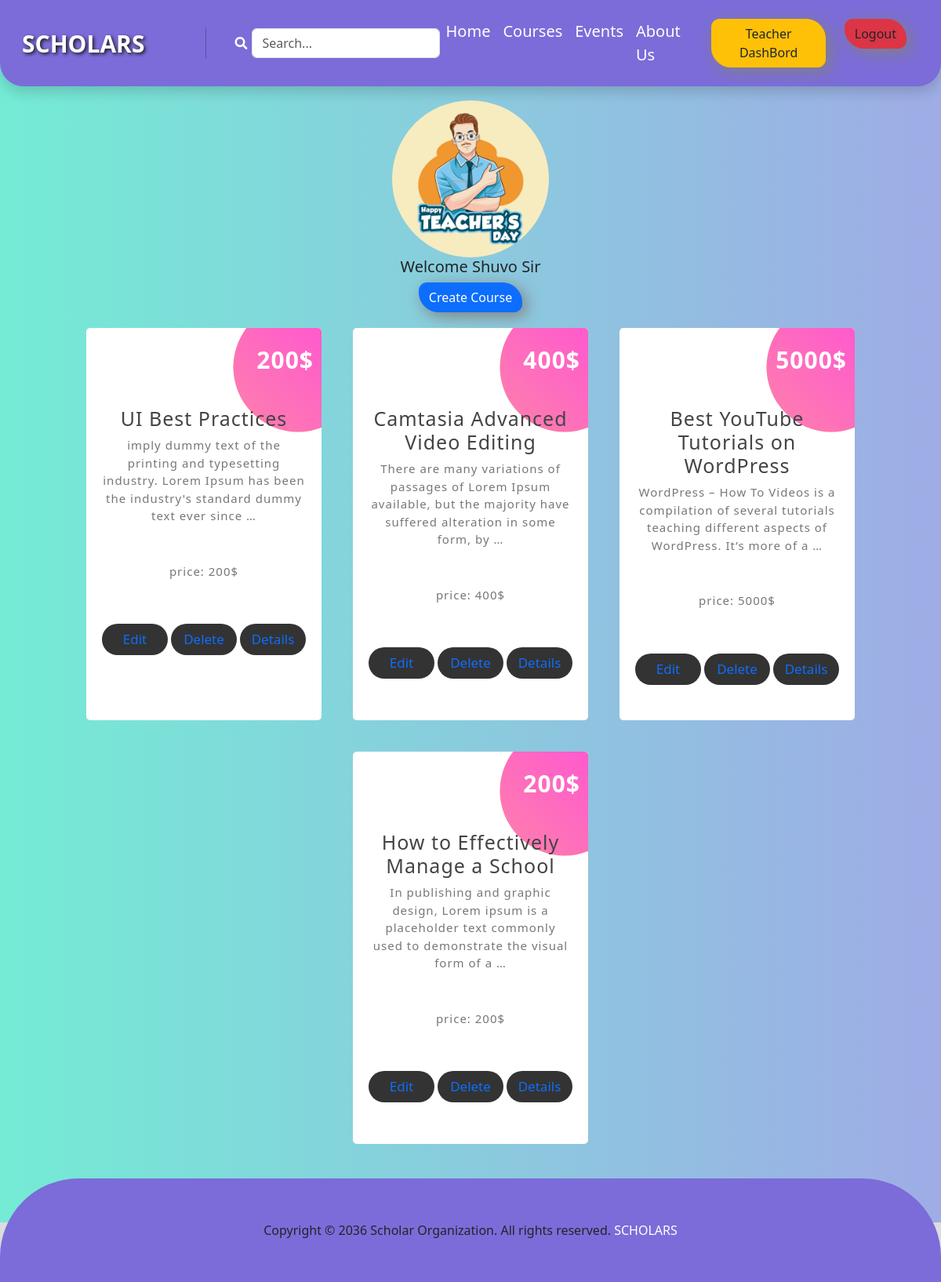
The page /course/teacher/ (signed in) on the database as committed earlier.
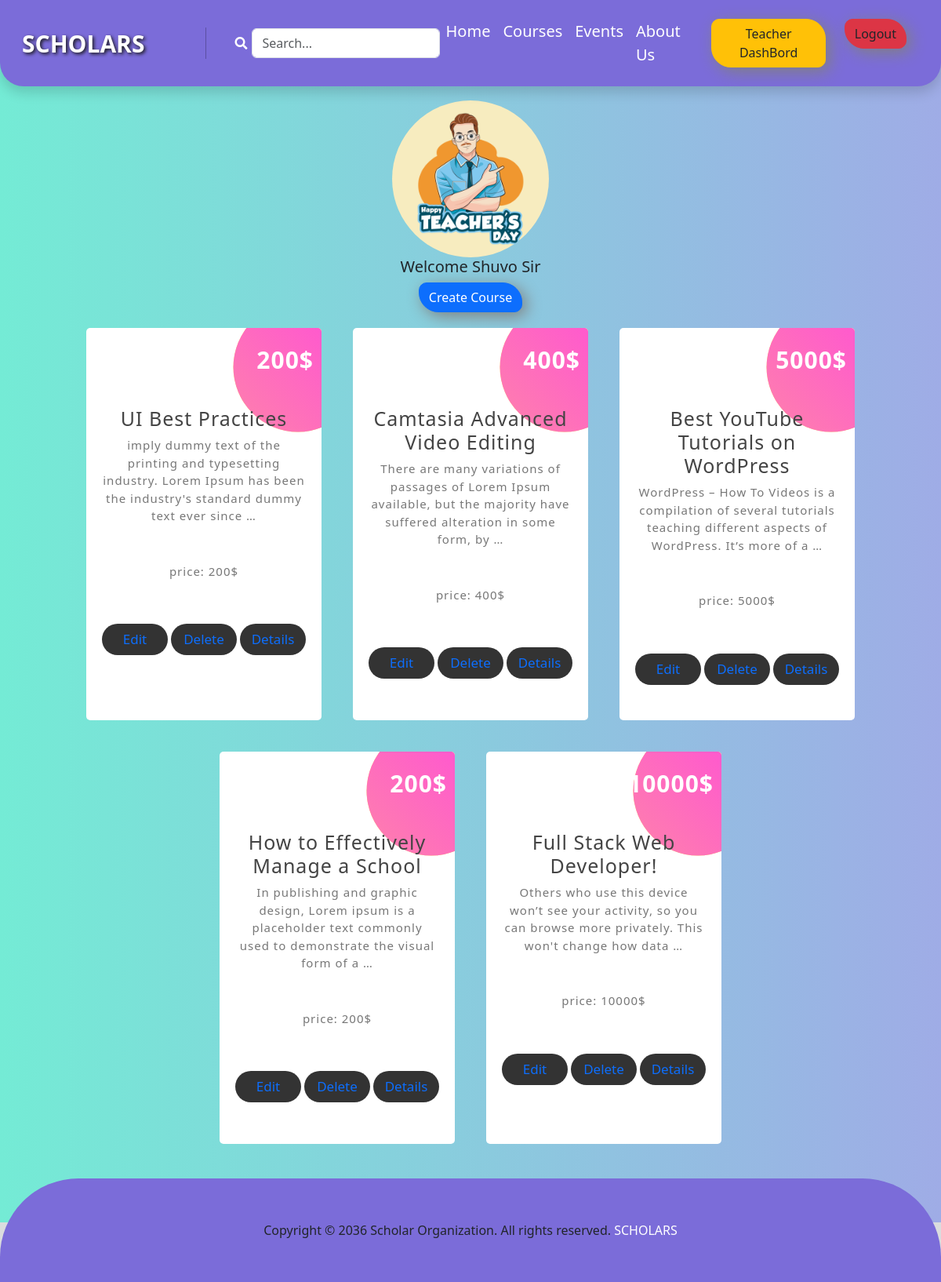
The same page on the database as committed later.
### Course/models.py (models this page shows, shortened)
class AddCourse(models.Model):
    teacher = models.ForeignKey(User, on_delete=models.CASCADE,related_name='teacher' )
    Course_Title  = models.CharField(max_length=100)
    price = models.DecimalField(max_digits=10, decimal_places=0 , null=True)
    Content = models.TextField()
    Type = models.ForeignKey(Type,on_delete=models.CASCADE)
    image = models.ImageField(upload_to='Course/media/uploads/', blank = True, null = True)

### Course/views.py (the view)
# urls.py: path('teacher/',views.TeacherDashBoardView.as_view(),name='teacher'),
class TeacherDashBoardView(View):
    template_name = 'TeacherDashboard.html'
    def get(self, request, category_slug=None):
        data = models.AddCourse.objects.filter(teacher=request.user)
        categories = models.Type.objects.all()
        if category_slug is not None:
            category = models.Type.objects.get(slug=category_slug)
            data = data.filter(Type=category)
        return render(request, self.template_name, {"data": data, "categories": categories})

### Course/templates/TeacherDashboard.html
{% extends "base.html" %}
{% load static %}
{% block content %}
<section class='teacher_container hightContainer'>
<div class='pt-5'>
    <div class='d-flex justify-content-center'>
        <img class='teacher-logo' src="{% static "img/teacher.jpg" %}" alt="">
    </div>
    <h5 class='text-center'>Welcome {{user.first_name}} Sir</h5>
    <div  class='d-flex justify-content-center'>
        <button class='btn-style btn btn-primary'><a class='text-decoration-none text-white' href="{% url "addCourse" %}">Create Course</a></button>
    </div>
    <div class="Card_container">
        {% for i in data %}
        <div class="box">
            <h3>{{i.Course_Title}}</h3>
            <p class="">{{i.Content|truncatewords:20}}</p>
            <p class=" mt-5">price: {{i.price}}$</p>
            <div class='d-flex justify-content-center  gap-1'>
                <button><a class='text-decoration-none ' href="{% url "edit" i.id%}">Edit</a></button>
                <button ><a  class='text-decoration-none  ' href="{% url "delete" i.id%}">Delete</a></button>
                <button ><a class='text-decoration-none ' href="{% url "details_view" i.id%}">Details</a></button>
            </div>
            <span class='count'>{{i.price}}$</span>
          </div>
        {% endfor %}
      </div>
</div>
</section>
{% endblock content %}

Rows that differ between the two databases and show on the page:
added AddCourse: Course_Title "Full Stack Web Developer!", Content "Others who use this device won’t see your activity, so you can browse more privately. This won't change how data …", price "10000"
